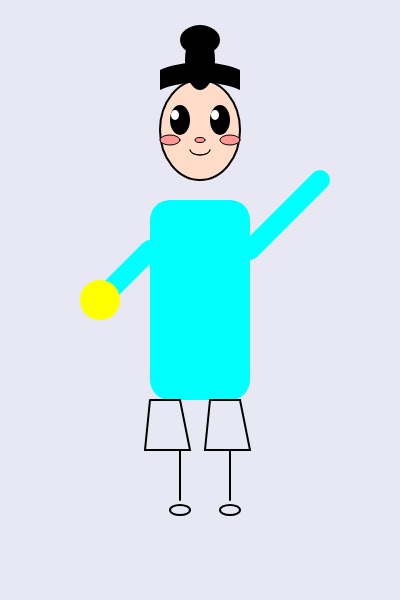
Frame 1 (no input)
Frame 60 (no input): identical to frame 1, image omitted
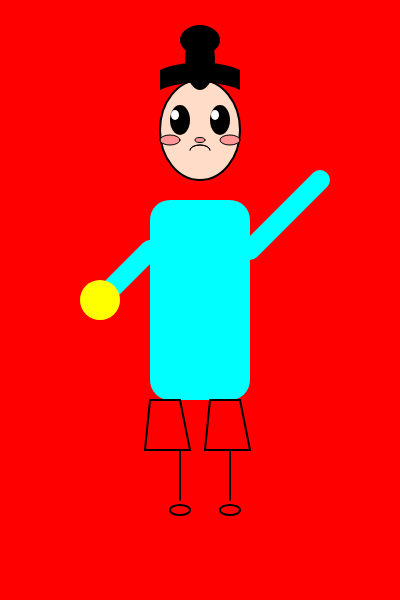
Frame 120 (the mouse pressed at the canvas centre since frame 60)

The p5.js sketch that drew these frames (run headless with seeded random() and noise() and a simulated clock; from frame 60 on, the mouse is pressed at the canvas centre):

// p5.js sketch
// ── sketch.js
let isFrowning = false; 
let backgroundColor = 'rgb(232,232,245)'; // Default
function setup() { 
  createCanvas(400, 600);
  background(backgroundColor);

  // Draw the body with custom functions
  drawTorso(150, 200);
  drawArms();
  drawKnife(100, 300);
  drawShortsAndLegs(150, 400); // shorts and legs together, adjusted closer

  // Draw the cute head with a ponytail
  drawCuteHead(200, 130); // x, y position for head
}

function draw() {
  background(backgroundColor); 
  drawTorso(150, 200);
  drawArms();
  drawKnife(100, 300);
  drawShortsAndLegs(150, 400);

  drawCuteHead(200, 130); 
}

// Mouse click function
function mousePressed() {
  isFrowning = true; // Set the frowning state to true
  backgroundColor = color(255, 0, 0); // Change background to red
}

// Mouse release function
function mouseReleased() {
  isFrowning = false; 
  backgroundColor = 255; 
}


function drawTorso(x, y) {
  fill(0, 255, 255);
  noStroke();
  rect(x, y, 100, 200, 20); 
}


function drawArms() {
  stroke(0, 255, 255);
  strokeWeight(20);
  line(150, 250, 100, 300); // left arm
  line(250, 250, 320, 180); // right arm
}


function drawKnife(x, y) {
  fill(255, 255, 0);
  noStroke();
  ellipse(x, y, 40); // x, y, diameter
}


function drawShortsAndLegs(x, y) {
  stroke(0);
  strokeWeight(2);
  noFill();

  // Left short leg
  beginShape();
  vertex(x, y); 
  vertex(x - 5, y + 50); 
  vertex(x + 40, y + 50);
  vertex(x + 30, y); 
  vertex(x, y); 
  endShape();
  beginShape();
  vertex(x + 60, y); 
  vertex(x + 55, y + 50); 
  vertex(x + 100, y + 50);  
  vertex(x + 90, y);  
  vertex(x + 60, y); 
  endShape();

  drawLegs(x + 30, y + 50, x + 80); 
}


function drawLegs(xLeft, y, xRight) {
  stroke(0);
  strokeWeight(2);

  // Left leg
  line(xLeft, y, xLeft, y + 50); 
  ellipse(xLeft, y + 60, 20, 10); 

  // Right leg
  line(xRight, y, xRight, y + 50); 
  ellipse(xRight, y + 60, 20, 10); // right foot
}


function drawCuteHead(x, y) {
  push();
  translate(x, y);


  drawHeadShape();
  drawPonytail(); 
  drawEyes();
  drawBlush();
  drawNose();
  drawMouth();

  pop();
}


function drawHeadShape() {
  fill(255, 220, 200);
  stroke(0);
  strokeWeight(2);
  ellipse(0, 0, 80, 100); 
}


function drawPonytail() {
  fill(0);
  noStroke();
  beginShape();
  vertex(-40, -40); 
  bezierVertex(-20, -50, 20, -50, 40, -40); 
  vertex(40, -40);  
  vertex(40, -60);  
  bezierVertex(20, -70, -20, -70, -40, -60); 
  endShape(CLOSE);

  fill(0);
  ellipse(0, -70, 30, 60); // Ponytail at the back
  ellipse(0, -90, 40, 30); // Top part of the ponytail
}

// eyes
function drawEyes() {
  fill(0);
  noStroke();
  ellipse(-20, -10, 20, 30); 
  ellipse(20, -10, 20, 30);  

  fill(255);
  ellipse(-25, -15, 8, 10); 
  ellipse(15, -15, 8, 10);  

  // Change the mouth
  drawMouth();
}

//  blush
function drawBlush() {
  fill(255, 150, 150);
  ellipse(-30, 10, 20, 10);  // left cheek
  ellipse(30, 10, 20, 10);   // right cheek
}

// nose
function drawNose() {
  fill(255, 150, 150);
  ellipse(0, 10, 10, 5); // small nose
}

// mouth
function drawMouth() {
  stroke(0);
  strokeWeight(1);
  noFill();
  

  if (isFrowning) {
    arc(0, 20, 20, 10, PI, 0); // frown
  } else {
    arc(0, 20, 20, 10, 0, PI); // smile
  }
}
